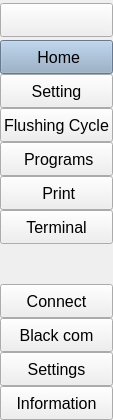
     <widget class="QCustomSlideMenu" name="leftMenuContainer" native="true">
      <property name="sizePolicy">
       <sizepolicy hsizetype="Fixed" vsizetype="Expanding">
        <horstretch>0</horstretch>
        <verstretch>0</verstretch>
       </sizepolicy>
      </property>
      <property name="maximumSize">
       <size>
        <width>45</width>
        <height>16777215</height>
       </size>
      </property>
      <layout class="QVBoxLayout" name="verticalLayout">
       <property name="spacing">
        <number>0</number>
       </property>
       <property name="leftMargin">
        <number>0</number>
       </property>
       <property name="topMargin">
        <number>0</number>
       </property>
       <property name="rightMargin">
        <number>0</number>
       </property>
       <property name="bottomMargin">
        <number>0</number>
       </property>
       <item>
        <widget class="QWidget" name="leftMenuSubContainer" native="true">
         <layout class="QVBoxLayout" name="verticalLayout_5">
          <property name="spacing">
           <number>0</number>
          </property>
          <property name="leftMargin">
           <number>0</number>
          </property>
          <property name="topMargin">
           <number>0</number>
          </property>
          <property name="rightMargin">
           <number>0</number>
          </property>
          <property name="bottomMargin">
           <number>0</number>
          </property>
          <item alignment="Qt::AlignmentFlag::AlignTop">
           <widget class="QFrame" name="topFrame">
            <property name="minimumSize">
             <size>
              <width>0</width>
              <height>40</height>
             </size>
            </property>
            <property name="frameShape">
             <enum>QFrame::Shape::NoFrame</enum>
            </property>
            <property name="frameShadow">
             <enum>QFrame::Shadow::Plain</enum>
            </property>
            <layout class="QVBoxLayout" name="verticalLayout_2" stretch="0">
             <property name="spacing">
              <number>0</number>
             </property>
             <property name="leftMargin">
              <number>0</number>
             </property>
             <property name="topMargin">
              <number>0</number>
             </property>
             <property name="rightMargin">
              <number>0</number>
             </property>
             <property name="bottomMargin">
              <number>0</number>
             </property>
             <item>
              <widget class="QPushButton" name="menuPushButton">
               <property name="minimumSize">
                <size>
                 <width>0</width>
                 <height>34</height>
                </size>
               </property>
               <property name="toolTip">
                <string>Menu</string>
               </property>
               <property name="text">
                <string/>
               </property>
               <property name="icon">
                <iconset resource="resources.qrc">
                 <normaloff>:/icons/icons/align-justify.svg</normaloff>:/icons/icons/align-justify.svg</iconset>
               </property>
               <property name="iconSize">
                <size>
                 <width>24</width>
                 <height>24</height>
                </size>
               </property>
              </widget>
             </item>
            </layout>
           </widget>
          </item>
          <item alignment="Qt::AlignmentFlag::AlignTop">
           <widget class="QFrame" name="middleFrame">
            <property name="minimumSize">
             <size>
              <width>0</width>
              <height>120</height>
             </size>
            </property>
            <property name="frameShape">
             <enum>QFrame::Shape::NoFrame</enum>
            </property>
            <property name="frameShadow">
             <enum>QFrame::Shadow::Plain</enum>
            </property>
            <layout class="QVBoxLayout" name="verticalLayout_3">
             <property name="spacing">
              <number>0</number>
             </property>
             <property name="leftMargin">
              <number>0</number>
             </property>
             <property name="topMargin">
              <number>0</number>
             </property>
             <property name="rightMargin">
              <number>0</number>
             </property>
             <property name="bottomMargin">
              <number>0</number>
             </property>
             <item>
              <widget class="QPushButton" name="homePushButton">
               <property name="minimumSize">
                <size>
                 <width>0</width>
                 <height>34</height>
                </size>
               </property>
               <property name="font">
                <font>
                 <pointsize>12</pointsize>
                </font>
               </property>
               <property name="toolTip">
                <string>Jog Page</string>
               </property>
               <property name="layoutDirection">
                <enum>Qt::LayoutDirection::LeftToRight</enum>
               </property>
               <property name="styleSheet">
                <string notr="true">background-color: rgb(144, 170, 197);</string>
               </property>
               <property name="text">
                <string> Home</string>
               </property>
               <property name="icon">
                <iconset resource="resources.qrc">
                 <normaloff>:/icons/icons/home.svg</normaloff>:/icons/icons/home.svg</iconset>
               </property>
               <property name="iconSize">
                <size>
                 <width>24</width>
                 <height>24</height>
                </size>
               </property>
              </widget>
             </item>
             <item>
              <widget class="QPushButton" name="laserPushButton">
               <property name="minimumSize">
                <size>
                 <width>0</width>
                 <height>34</height>
                </size>
               </property>
               <property name="font">
                <font>
                 <pointsize>12</pointsize>
                 <bold>false</bold>
                </font>
               </property>
               <property name="toolTip">
                <string>Setting Page</string>
               </property>
               <property name="text">
                <string>Setting</string>
               </property>
               <property name="icon">
                <iconset resource="resources.qrc">
                 <normaloff>:/icons/icons/tool.svg</normaloff>:/icons/icons/tool.svg</iconset>
               </property>
               <property name="iconSize">
                <size>
                 <width>24</width>
                 <height>24</height>
                </size>
               </property>
              </widget>
             </item>
             <item>
              <widget class="QPushButton" name="syringflushPushButton">
               <property name="minimumSize">
                <size>
                 <width>0</width>
                 <height>34</height>
                </size>
               </property>
               <property name="font">
                <font>
                 <pointsize>12</pointsize>
                </font>
               </property>
               <property name="toolTip">
                <string>Syringe Flushing Cycle</string>
               </property>
               <property name="text">
                <string>Flushing Cycle</string>
               </property>
               <property name="icon">
                <iconset resource="resources.qrc">
                 <normaloff>:/icons/icons/folder.svg</normaloff>:/icons/icons/folder.svg</iconset>
               </property>
               <property name="iconSize">
                <size>
                 <width>24</width>
                 <height>24</height>
                </size>
               </property>
              </widget>
             </item>
             <item>
              <widget class="QPushButton" name="programsPushButton">
               <property name="minimumSize">
                <size>
                 <width>0</width>
                 <height>34</height>
                </size>
               </property>
               <property name="font">
                <font>
                 <pointsize>12</pointsize>
                </font>
               </property>
               <property name="toolTip">
                <string>Program Page</string>
               </property>
               <property name="text">
                <string> Programs</string>
               </property>
               <property name="icon">
                <iconset resource="resources.qrc">
                 <normaloff>:/icons/icons/list.svg</normaloff>:/icons/icons/list.svg</iconset>
               </property>
               <property name="iconSize">
                <size>
                 <width>24</width>
                 <height>24</height>
                </size>
               </property>
              </widget>
             </item>
             <item>
              <widget class="QPushButton" name="printPushButton">
               <property name="minimumSize">
                <size>
                 <width>0</width>
                 <height>34</height>
                </size>
               </property>
               <property name="font">
                <font>
                 <pointsize>12</pointsize>
                </font>
               </property>
               <property name="toolTip">
                <string>Print Page</string>
               </property>
               <property name="text">
                <string> Print</string>
               </property>
               <property name="icon">
                <iconset resource="resources.qrc">
                 <normaloff>:/icons/icons/printer.svg</normaloff>:/icons/icons/printer.svg</iconset>
               </property>
               <property name="iconSize">
                <size>
                 <width>24</width>
                 <height>24</height>
                </size>
               </property>
              </widget>
             </item>
             <item>
              <widget class="QPushButton" name="terminalPushButton">
               <property name="minimumSize">
                <size>
                 <width>0</width>
                 <height>34</height>
                </size>
               </property>
               <property name="font">
                <font>
                 <pointsize>12</pointsize>
                </font>
               </property>
               <property name="toolTip">
                <string>Terminal Page</string>
               </property>
               <property name="text">
                <string>Terminal</string>
               </property>
               <property name="icon">
                <iconset resource="resources.qrc">
                 <normaloff>:/icons/icons/monitor.svg</normaloff>:/icons/icons/monitor.svg</iconset>
               </property>
               <property name="iconSize">
                <size>
                 <width>24</width>
                 <height>24</height>
                </size>
               </property>
              </widget>
             </item>
            </layout>
           </widget>
          </item>
          <item>
           <spacer name="verticalSpacer">
            <property name="orientation">
             <enum>Qt::Orientation::Vertical</enum>
            </property>
            <property name="sizeHint" stdset="0">
             <size>
              <width>20</width>
              <height>40</height>
             </size>
            </property>
           </spacer>
          </item>
          <item alignment="Qt::AlignmentFlag::AlignBottom">
           <widget class="QFrame" name="bottomFrame">
            <property name="minimumSize">
             <size>
              <width>0</width>
              <height>120</height>
             </size>
            </property>
            <property name="frameShape">
             <enum>QFrame::Shape::NoFrame</enum>
            </property>
            <property name="frameShadow">
             <enum>QFrame::Shadow::Plain</enum>
            </property>
            <layout class="QVBoxLayout" name="verticalLayout_4">
             <property name="spacing">
              <number>0</number>
             </property>
             <property name="leftMargin">
              <number>0</number>
             </property>
             <property name="topMargin">
              <number>0</number>
             </property>
             <property name="rightMargin">
              <number>0</number>
             </property>
             <property name="bottomMargin">
              <number>0</number>
             </property>
             <item>
              <widget class="QPushButton" name="comPushButton">
               <property name="minimumSize">
                <size>
                 <width>0</width>
                 <height>34</height>
                </size>
               </property>
               <property name="font">
                <font>
                 <pointsize>12</pointsize>
                </font>
               </property>
               <property name="toolTip">
                <string>Com</string>
               </property>
               <property name="text">
                <string>Connect</string>
               </property>
               <property name="icon">
                <iconset resource="resources.qrc">
                 <normaloff>:/icons/icons/link.svg</normaloff>:/icons/icons/link.svg</iconset>
               </property>
               <property name="iconSize">
                <size>
                 <width>24</width>
                 <height>24</height>
                </size>
               </property>
              </widget>
             </item>
             <item>
              <widget class="QPushButton" name="blackcomPushButton">
               <property name="minimumSize">
                <size>
                 <width>0</width>
                 <height>34</height>
                </size>
               </property>
               <property name="font">
                <font>
                 <pointsize>12</pointsize>
                </font>
               </property>
               <property name="toolTip">
                <string>Blackpill Com</string>
               </property>
               <property name="text">
                <string>Black com</string>
               </property>
               <property name="icon">
                <iconset resource="resources.qrc">
                 <normaloff>:/icons/icons/link-2.svg</normaloff>:/icons/icons/link-2.svg</iconset>
               </property>
               <property name="iconSize">
                <size>
                 <width>24</width>
                 <height>24</height>
                </size>
               </property>
              </widget>
             </item>
             <item>
              <widget class="QPushButton" name="settingsPushButton">
               <property name="minimumSize">
                <size>
                 <width>0</width>
                 <height>34</height>
                </size>
               </property>
               <property name="font">
                <font>
                 <pointsize>12</pointsize>
                </font>
               </property>
               <property name="text">
                <string>Settings</string>
               </property>
               <property name="icon">
                <iconset resource="resources.qrc">
                 <normaloff>:/icons/icons/settings.svg</normaloff>:/icons/icons/settings.svg</iconset>
               </property>
               <property name="iconSize">
                <size>
                 <width>24</width>
                 <height>24</height>
                </size>
               </property>
              </widget>
             </item>
             <item>
              <widget class="QPushButton" name="infoPushButton">
               <property name="minimumSize">
                <size>
                 <width>0</width>
                 <height>34</height>
                </size>
               </property>
               <property name="font">
                <font>
                 <pointsize>12</pointsize>
                </font>
               </property>
               <property name="toolTip">
                <string>Info</string>
               </property>
               <property name="text">
                <string>Information</string>
               </property>
               <property name="icon">
                <iconset resource="resources.qrc">
                 <normaloff>:/icons/icons/info.svg</normaloff>:/icons/icons/info.svg</iconset>
               </property>
               <property name="iconSize">
                <size>
                 <width>24</width>
                 <height>24</height>
                </size>
               </property>
              </widget>
             </item>
            </layout>
           </widget>
          </item>
         </layout>
        </widget>
       </item>
      </layout>
     </widget>
